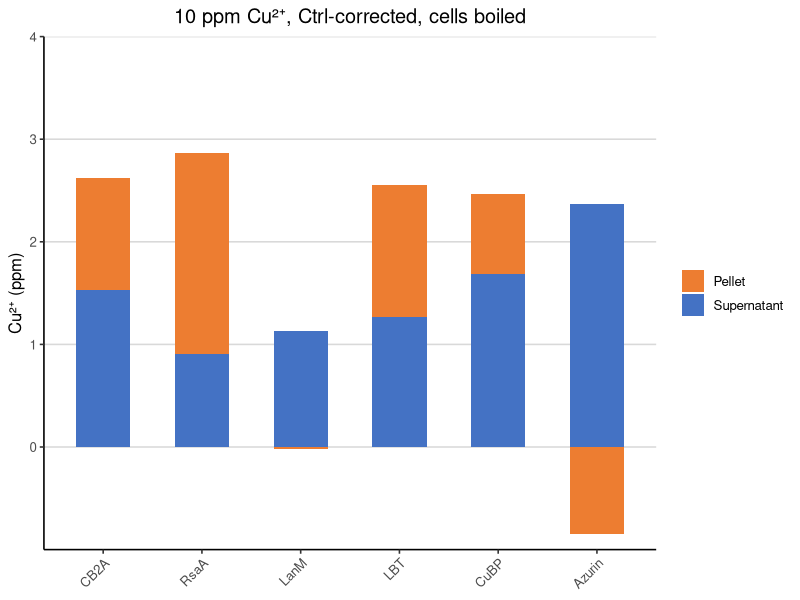
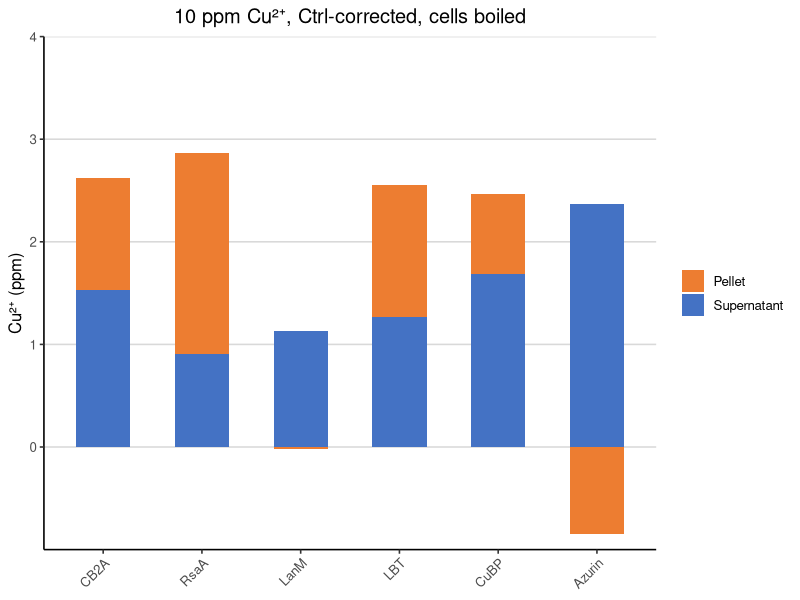

Write R code to recreate these figures, in order.
library(dplyr)
library(tidyr)
library(ggplot2)

# Load data
df <- read.csv("Cu_10ppm_Heat_CtrlCorr_13Jan2026.csv")

# Convert to long format

df_long <- df %>%
  pivot_longer(
    cols = c(Supernatant, Pellet),
    names_to = "Fraction",
    values_to = "Value"
  ) %>%
  mutate(Value = as.numeric(Value))

# Set order of columns

df_long$Strain <- factor(
  df_long$Strain,
  levels = c(
    "CB2A_Ctrl", "CB2A",
    "RsaA_Ctrl", "RsaA",
    "LanM_Ctrl", "LanM",
    "LBT_Ctrl", "LBT",
    "CuBP_Ctrl", "CuBP",
    "Azuron_Ctrl", "Azurin"
  )
)

# Set stack order: Supernatant bottom, Pellet top
df_long$Fraction <- factor(
  df_long$Fraction,
  levels = c("Pellet", "Supernatant")
)

# Plot
p <- ggplot(df_long, aes(x = Strain, y = Value, fill = Fraction)) +
  geom_col(width = 0.55) +
  scale_fill_manual(
    values = c(
      "Supernatant" = "#4472C4",
      "Pellet" = "#ED7D31"      
    )
  ) +
  scale_y_continuous(
    limits = c(-1, 4),
    breaks = seq(0, 6, 1),
    expand = c(0, 0)
  ) +
  labs(
    title = "10 ppm Cu²⁺, Ctrl-corrected, cells boiled",
    x = NULL,
    y = "Cu²⁺ (ppm)"
  ) +
  theme_classic(base_size = 12) +
  theme(
    axis.text.x = element_text(angle = 45, hjust = 1),
    axis.line.y = element_line(color = "black"),
    axis.line.x = element_line(color = "black"),
    panel.grid.major.y = element_line(color = "grey85"),
    panel.grid.minor.y = element_blank(),
    panel.grid.major.x = element_blank(),
    legend.title = element_blank(),
    legend.position = "right",
    plot.title = element_text(hjust = 0.5)
  )

# Show plot
p

ggsave("Cu_10ppm_CellsBoiled.png", p, width = 10, height = 6, dpi = 300)
